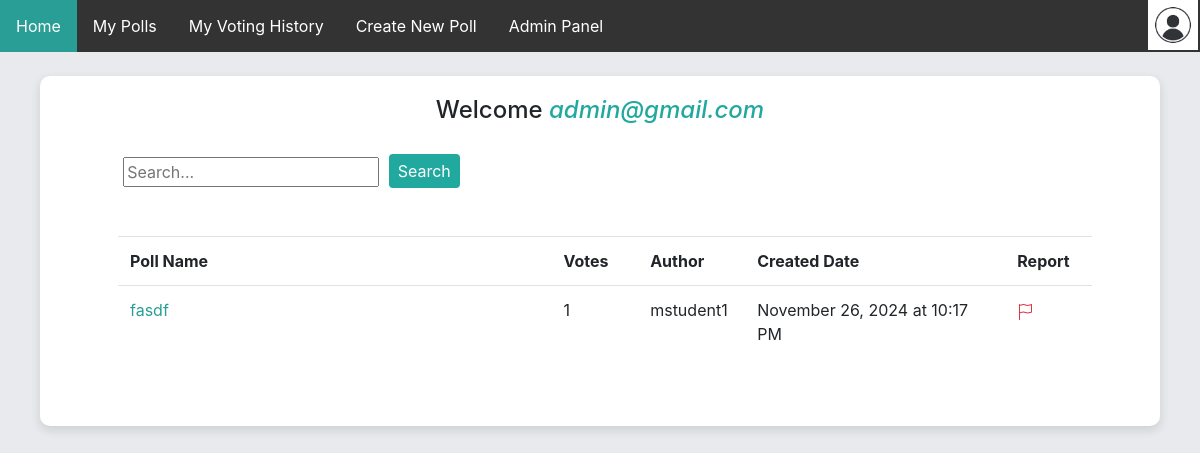
Screenshot of /home (signed in) with the database file from the repository.
### app/models.py (models this page shows)
class User(db.Model, UserMixin):
    __tablename__ = 'user'
    id = db.Column(db.Integer, primary_key=True)
    email = db.Column(db.String(500), unique=True, nullable=False)
    password_hash = db.Column(db.String(500), unique=True, nullable=False) # store the hash password
    age=db.Column(db.Integer, nullable=False)
    gender=db.Column(db.String(10), nullable=False)
    is_admin = db.Column(db.Boolean, default=False)
    polls = db.relationship('Poll', backref='creator', lazy=True, cascade="all, delete")
    votes = db.relationship('Vote', backref='voter', lazy=True, cascade="all, delete")
    vote_history = db.relationship('UserVoteHistory', backref='user', lazy=True, cascade="all, delete")
    poll_reports = db.relationship('UserPollReport', backref='user', lazy=True, cascade="all, delete")

class Poll(db.Model):
    __tablename__ = 'poll'
    id = db.Column(db.Integer, primary_key=True)
    title = db.Column(db.String(120), nullable=False)
    description = db.Column(db.String(500), nullable=True)
    created_at =db.Column(db.DateTime, default=datetime.now)
    status = db.Column(db.String(20), default='active')
    user_id = db.Column(db.Integer, db.ForeignKey('user.id'), nullable=False)
    is_flagged = db.Column(db.Boolean, default=False)
    options = db.relationship('Option', backref='poll', cascade="all, delete",lazy=True)
    votes = db.relationship('Vote', backref='poll', cascade="all,delete", lazy=True)
    vote_history = db.relationship('UserVoteHistory', backref='poll', cascade="all,delete", lazy=True)
    poll_reports = db.relationship('UserPollReport', backref='poll', lazy=True, cascade="all, delete")
    @hybrid_property
    def vote_count(self):
        return len(self.votes)
    @hybrid_property
    def creator_username(self):
        creator = User.query.get(self.user_id)
        name, _, _ =creator.email.rpartition('@')
        return name

### app/routes.py (the view)
@app.route('/home')
@login_required
def home():
    polls = ps.fetch_unreported_polls_by_user(user_id=current_user.id)
    if 'q' in request.args:
        query = request.args.get('q').lower()
        polls = [p for p in polls if re.search(query, p.title.lower()) or re.search(query, p.creator_username.lower()) or re.search(query, p.created_at.strftime('%B %d, %Y at %I:%M %p').lower())]
    return render_template("custom_polls.html", user=current_user, polls=polls, page="home")

### app/auth.py (called while the page is built)
def load_user(user_id):
    return User.query.get(int(user_id))

### app/poll_service.py (called while the page is built)
def fetch_unreported_polls_by_user(user_id):
    reported_polls = db.session.query(UserPollReport.poll_id).filter_by(user_id=user_id).subquery()
    unreported_polls = db.session.query(Poll).filter(Poll.id.notin_(reported_polls))
    user_created_polls = Poll.query.filter_by(user_id=user_id)
    accessible_polls = unreported_polls.union(user_created_polls).all()
    return accessible_polls

### app/routes.py (called while the page is built)
@login_manager.user_loader
def load_user(user_id):
    return auth.load_user(user_id)

### app/templates/custom_polls.html (shortened to what this page needs)
{% extends 'home.html' %}
{% block wrapper %}
<div class="m-5">
    <table class="table">
        <tr>
            <th scope="col"> Poll Name </th>
            <th scope="col"> Votes </th>
            <th scope="col"> Author </th>
            <th scope="col"> Created Date </th>
            <th scope="col"> Report </th>
        </tr>
        {% for poll in polls %}
        <tr>
            <td class='col-sm-5'><a href="{{ url_for('poll', poll_id=poll.id) }}">{{ poll.title }}</a></td>
            <td class='col-sm-1'>{{ poll.vote_count}}</td>
            <td class='col-sm-1'>{{ poll.creator_username}}</td>
            <td class='col-sm-3'>{{ poll.created_at.strftime('%B %d, %Y at %I:%M %p')}}</td>
            <td class='col-sm-1'>
                {% if user.id != poll.user_id %}
                <a class="text-danger" onclick="return confirm('Are you sure?')" href="{{url_for('report', poll_id=poll.id)}}">
                </a>
                {% else %}
                    NA
                {% endif %}
            </td>
        </tr>
        {% endfor %}
    </table>
</div>
{% endblock %}

### app/templates/home.html (shortened to what this page needs)
{% extends "base.html" %}
{% block body %}
<link rel="stylesheet" href="{{ url_for('static', filename='home.css') }}" type="text/css"/>
<nav>
    <ul>
        <li><a id="home" href="{{ url_for('home') }}">Home</a></li>
        <li><a id="poll" href="{{url_for('my_polls')}}">My Polls</a></li>
        <li><a id="history" href="{{url_for('my_votes')}}">My Voting History</a></li>
        <li><a href="{{ url_for('create_poll') }}">Create New Poll</a></li>
        {% if user.is_admin %}
        <li><a href="{{ url_for('admin_users') }}">Admin Panel</a></li>
        {% endif %}
        <li style="cursor: pointer;float:right" class="user">
            <img onclick="toggleSidebar()" style="float:right" src="{{ url_for('static', filename='user.jpg')}}" height="50" width="50">
        </li>
    </ul>
</nav>
<br>
<div class="wrapper">
    <h4 class="welcome">Welcome <i class="username">{{user.email}}</i></h4><br>
    <div style="margin-left: 5.2rem;">
        <input type="search-poll" name="q" placeholder="Search...">
        <button type="search-submit" class="btn search-button">Search</button>
    </div>
    {% block wrapper %}
    {% endblock %}
</div>
{% endblock %}

### app/static/home.css (style rules this page uses)
body { background: rgb(233, 234, 237); }
ul { list-style-type: none; margin: 0; padding: 0; overflow: hidden; background-color: #333; }
li { float: left; }
li a { display: block; color: white; text-align: center; padding: 14px 16px; text-decoration: none !important; }
.active { background-color: #299E96; }
h2, h5, th, td { cursor: default; }
.welcome { text-align: center; }
table { border-collapse: collapse; margin: 20px; margin-left: 30px; min-width: fit-content; max-width: 95%; }
th, td { text-align: left; padding: 8px; }
td a { color: #299E96; display: block; }
.wrapper { background: #fff; border-radius: 10px; box-shadow: 0px 4px 10px 1px rgba(0, 0, 0, 0.1); display: block; align-items: center; justify-content: center; padding-top: 20px; margin-left: 40px; margin-right: 40px; padding-bottom: 20px; }
.username { color: #21a89f; }
.user { padding-right: 2px; }
.search-button { margin-top: -5px; margin-left: 5px; padding: .25rem .5rem; color:white; background-color: #21a89f; }

### rows the page displays
User: email "admin@gmail.com"
Poll: title "fasdf", vote_count "1", creator_username "mstudent1", created_at "November 26, 2024 at 10:17 PM"
